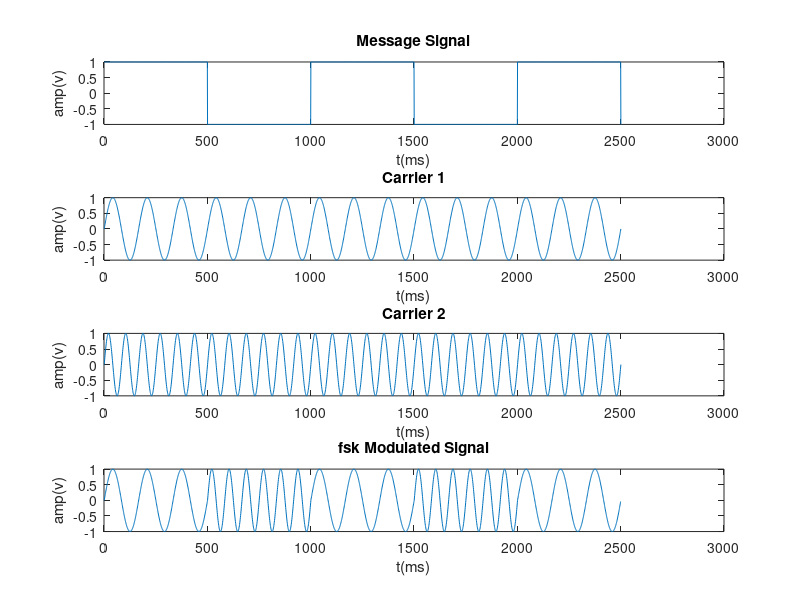

The MATLAB script that drew this image:
clc;
clear all;
t=0:0.0001:0.25;

m=square(2*pi*t*10);
c1=sin(2*pi*t*60);
c2=sin(2*pi*t*120);

for i=1:2500
    if m(i)==1
       Output(i)=c1(i);
    else 
       Output(i)=c2(i);
    end 
end

subplot(4,1,1);
plot(m);
title('Message Signal');
xlabel('t(ms)');
ylabel('amp(v)');

subplot(4,1,2);
plot(c1);
title('Carrier 1');
xlabel('t(ms)');
ylabel('amp(v)');

subplot(4,1,3);
plot(c2);
title('Carrier 2');
xlabel('t(ms)');
ylabel('amp(v)');

subplot(4,1,4);
plot(Output);
title('fsk Modulated Signal');
xlabel('t(ms)');
ylabel('amp(v)');
xlim ([0 3000]);
